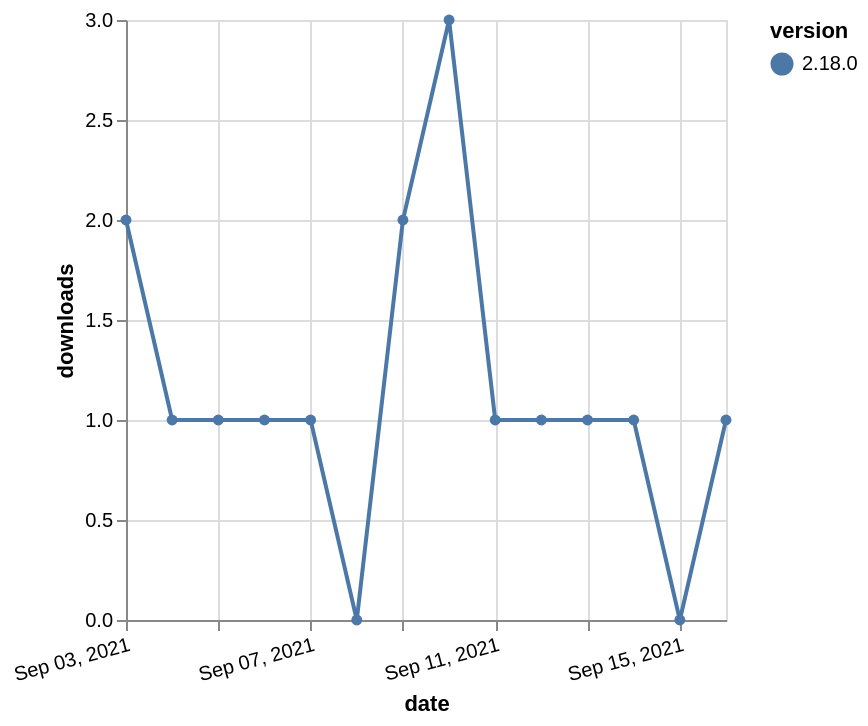

The Vega-Lite source for this figure:
### Vega-Lite specification from a JSON file in a GitHub repository (floating-point values rounded to 4 significant figures)
{"$schema": "https://vega.github.io/schema/vega-lite/v5.json", "description": "A simple bar chart with embedded data.", "data": {"values": [{"date": "2021-09-03", "total": 527, "delta": 2, "version": "2.18.0"}, {"date": "2021-09-04", "total": 528, "delta": 1, "version": "2.18.0"}, {"date": "2021-09-05", "total": 529, "delta": 1, "version": "2.18.0"}, {"date": "2021-09-06", "total": 530, "delta": 1, "version": "2.18.0"}, {"date": "2021-09-07", "total": 531, "delta": 1, "version": "2.18.0"}, {"date": "2021-09-08", "total": 531, "delta": 0, "version": "2.18.0"}, {"date": "2021-09-09", "total": 533, "delta": 2, "version": "2.18.0"}, {"date": "2021-09-10", "total": 536, "delta": 3, "version": "2.18.0"}, {"date": "2021-09-11", "total": 537, "delta": 1, "version": "2.18.0"}, {"date": "2021-09-12", "total": 538, "delta": 1, "version": "2.18.0"}, {"date": "2021-09-13", "total": 539, "delta": 1, "version": "2.18.0"}, {"date": "2021-09-14", "total": 540, "delta": 1, "version": "2.18.0"}, {"date": "2021-09-15", "total": 540, "delta": 0, "version": "2.18.0"}, {"date": "2021-09-16", "total": 541, "delta": 1, "version": "2.18.0"}]}, "width": "container", "mark": {"type": "line", "point": {"filled": true}}, "encoding": {"x": {"field": "date", "type": "temporal", "timeUnit": "yearmonthdate", "title": "date", "axis": {"labelAngle": -15}}, "y": {"field": "delta", "type": "quantitative", "title": "downloads"}, "color": {"field": "version", "type": "nominal"}, "tooltip": {"field": "delta"}}}
